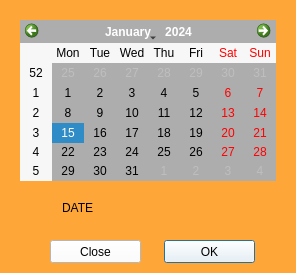
<?xml version="1.0" encoding="UTF-8"?>
<ui version="4.0">
 <class>Dialog</class>
 <widget class="QDialog" name="Dialog">
  <property name="geometry">
   <rect>
    <x>0</x>
    <y>0</y>
    <width>296</width>
    <height>273</height>
   </rect>
  </property>
  <property name="windowTitle">
   <string>Select Date</string>
  </property>
  <property name="styleSheet">
   <string notr="true">background-color: rgb(255, 166, 57);</string>
  </property>
  <widget class="QCalendarWidget" name="cal">
   <property name="geometry">
    <rect>
     <x>20</x>
     <y>20</y>
     <width>256</width>
     <height>161</height>
    </rect>
   </property>
   <property name="styleSheet">
    <string notr="true">background-color: rgb(173, 173, 173);</string>
   </property>
  </widget>
  <widget class="QLabel" name="label_2">
   <property name="geometry">
    <rect>
     <x>62</x>
     <y>200</y>
     <width>32</width>
     <height>16</height>
    </rect>
   </property>
   <property name="text">
    <string>DATE: </string>
   </property>
  </widget>
  <widget class="QLabel" name="lbl_date">
   <property name="geometry">
    <rect>
     <x>125</x>
     <y>200</y>
     <width>121</width>
     <height>20</height>
    </rect>
   </property>
   <property name="text">
    <string/>
   </property>
  </widget>
  <widget class="QPushButton" name="btn_ok">
   <property name="geometry">
    <rect>
     <x>164</x>
     <y>240</y>
     <width>91</width>
     <height>23</height>
    </rect>
   </property>
   <property name="styleSheet">
    <string notr="true">background-color: rgb(255, 255, 255);</string>
   </property>
   <property name="text">
    <string>OK</string>
   </property>
  </widget>
  <widget class="QPushButton" name="btn_ok_2">
   <property name="geometry">
    <rect>
     <x>50</x>
     <y>240</y>
     <width>91</width>
     <height>23</height>
    </rect>
   </property>
   <property name="styleSheet">
    <string notr="true">background-color: rgb(255, 255, 255);</string>
   </property>
   <property name="text">
    <string>Close</string>
   </property>
  </widget>
  <zorder>label_2</zorder>
  <zorder>lbl_date</zorder>
  <zorder>cal</zorder>
  <zorder>btn_ok</zorder>
  <zorder>btn_ok_2</zorder>
 </widget>
 <tabstops>
  <tabstop>cal</tabstop>
  <tabstop>btn_ok_2</tabstop>
  <tabstop>btn_ok</tabstop>
 </tabstops>
 <resources/>
 <connections>
  <connection>
   <sender>btn_ok</sender>
   <signal>clicked()</signal>
   <receiver>Dialog</receiver>
   <slot>accept()</slot>
   <hints>
    <hint type="sourcelabel">
     <x>196</x>
     <y>247</y>
    </hint>
    <hint type="destinationlabel">
     <x>255</x>
     <y>205</y>
    </hint>
   </hints>
  </connection>
  <connection>
   <sender>btn_ok_2</sender>
   <signal>clicked()</signal>
   <receiver>Dialog</receiver>
   <slot>reject()</slot>
   <hints>
    <hint type="sourcelabel">
     <x>83</x>
     <y>257</y>
    </hint>
    <hint type="destinationlabel">
     <x>18</x>
     <y>211</y>
    </hint>
   </hints>
  </connection>
 </connections>
</ui>
